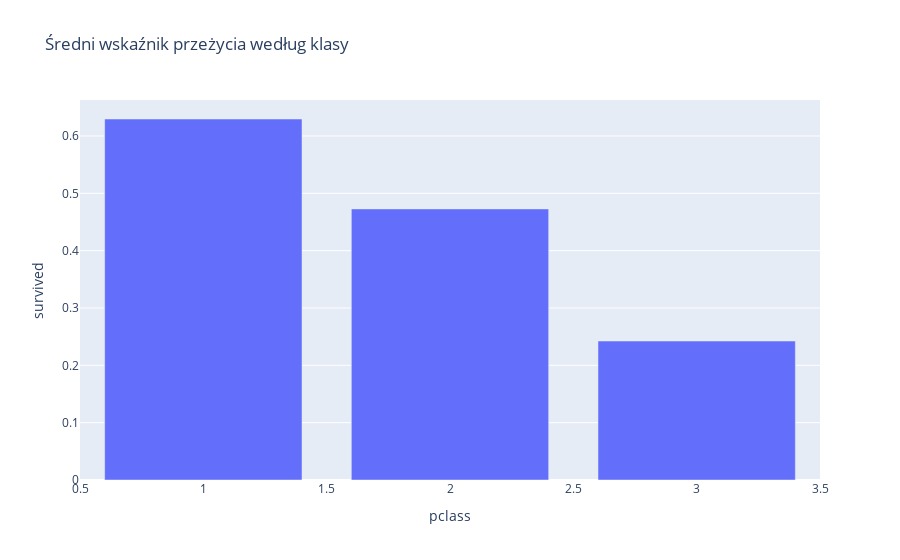

Notebook source saved alongside this figure:
### Code cell
fig = px.bar(
    data.groupby("pclass")["survived"].mean().reset_index(),
    x="pclass",
    y="survived",
    title="Średni wskaźnik przeżycia według klasy",
    labels={"Survived": "Prawdopodobieństwo przeżycia"}
)
fig.show()

### Figure 1 — Plotly figure (JSON) as saved in the notebook; plotly's stock layout.template omitted (floating-point values rounded to 4 significant figures)
{"data": [{"alignmentgroup": "True", "hovertemplate": "pclass=%{x}<br>survived=%{y}<extra></extra>", "legendgroup": "", "marker": {"color": "#636efa", "pattern": {"shape": ""}}, "name": "", "offsetgroup": "", "orientation": "v", "showlegend": false, "textposition": "auto", "type": "bar", "x": [1, 2, 3], "xaxis": "x", "y": [0.6296, 0.4728, 0.2424], "yaxis": "y"}], "layout": {"barmode": "relative", "legend": {"tracegroupgap": 0}, "title": {"text": "Średni wskaźnik przeżycia według klasy"}, "xaxis": {"anchor": "y", "domain": [0, 1], "title": {"text": "pclass"}}, "yaxis": {"anchor": "x", "domain": [0, 1], "title": {"text": "survived"}}}}
